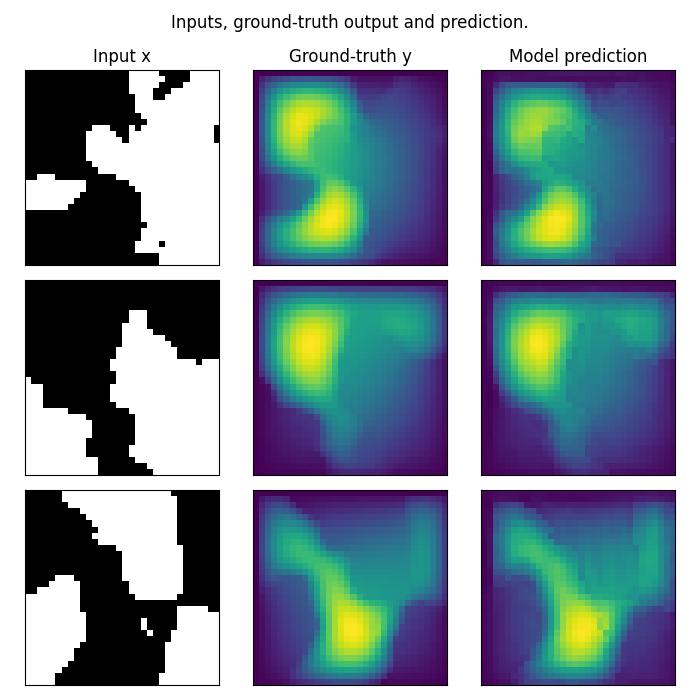

The script that saved this image:
"""
Training a TFNO on Darcy-Flow
=============================

In this example, we demonstrate how to use the small Darcy-Flow example we ship with the package
to train a Tensorized Fourier-Neural Operator
"""

# %%
# 


import torch
import matplotlib.pyplot as plt
import sys
from neuralop.models import TFNO
from neuralop import Trainer
from neuralop.datasets import load_darcy_flow_small
from neuralop.utils import count_model_params
from neuralop import LpLoss, H1Loss

device = 'cuda'

import numpy as np


# %%
# Loading the Navier-Stokes dataset in 128x128 resolution
train_loader, test_loaders, data_processor = load_darcy_flow_small(
        n_train=1000, batch_size=32, 
        test_resolutions=[16, 32], n_tests=[100, 50],
        test_batch_sizes=[32, 32],
        positional_encoding=True
)
data_processor = data_processor.to(device)


# %%
# We create a tensorized FNO model

torch.manual_seed(42)
torch.cuda.manual_seed(42)
np.random.seed(42)
model = TFNO(n_modes=(16, 16), hidden_channels=32, projection_channels=64, factorization='tucker', rank=0.42)
model = model.to(device)

print(model)

n_params = count_model_params(model)
print(f'\nOur model has {n_params} parameters.')
sys.stdout.flush()


# %%
#Create the optimizer
optimizer = torch.optim.Adam(model.parameters(), 
                                lr=8e-3, 
                                weight_decay=1e-4)
scheduler = torch.optim.lr_scheduler.CosineAnnealingLR(optimizer, T_max=30)


# %%
# Creating the losses
l2loss = LpLoss(d=2, p=2)
h1loss = H1Loss(d=2)

train_loss = h1loss
eval_losses={'h1': h1loss, 'l2': l2loss}


# %%


print('\n### MODEL ###\n', model)
print('\n### OPTIMIZER ###\n', optimizer)
print('\n### SCHEDULER ###\n', scheduler)
print('\n### LOSSES ###')
print(f'\n * Train: {train_loss}')
print(f'\n * Test: {eval_losses}')
sys.stdout.flush()


# %% 
# Create the trainer
trainer = Trainer(model=model, n_epochs=20,
                  device=device,
                  data_processor=data_processor,
                  wandb_log=False,
                  log_test_interval=3,
                  use_distributed=False,
                  verbose=True)


# %%
# Actually train the model on our small Darcy-Flow dataset

trainer.train(train_loader=train_loader,
              test_loaders=test_loaders,
              optimizer=optimizer,
              scheduler=scheduler, 
              regularizer=False, 
              training_loss=train_loss,
              eval_losses=eval_losses)


# %%
# Plot the prediction, and compare with the ground-truth 
# Note that we trained on a very small resolution for
# a very small number of epochs
# In practice, we would train at larger resolution, on many more samples.
# 
# However, for practicity, we created a minimal example that
# i) fits in just a few Mb of memory
# ii) can be trained quickly on CPU
#
# In practice we would train a Neural Operator on one or multiple GPUs

test_samples = test_loaders[32].dataset

fig = plt.figure(figsize=(7, 7))
for index in range(3):
    data = test_samples[index]
    data = data_processor.preprocess(data, batched=False)
    # Input x
    x = data['x']
    # Ground-truth
    y = data['y']
    # Model prediction
    out = model(x.unsqueeze(0))

    ax = fig.add_subplot(3, 3, index*3 + 1)
    ax.imshow(x[0].cpu(), cmap='gray')
    if index == 0: 
        ax.set_title('Input x')
    plt.xticks([], [])
    plt.yticks([], [])

    ax = fig.add_subplot(3, 3, index*3 + 2)
    ax.imshow(y.cpu().squeeze())
    if index == 0: 
        ax.set_title('Ground-truth y')
    plt.xticks([], [])
    plt.yticks([], [])

    ax = fig.add_subplot(3, 3, index*3 + 3)
    ax.imshow(out.cpu().squeeze().detach().numpy())
    if index == 0: 
        ax.set_title('Model prediction')
    plt.xticks([], [])
    plt.yticks([], [])

fig.suptitle('Inputs, ground-truth output and prediction.', y=0.98)
plt.tight_layout()
fig.savefig('local.png')
